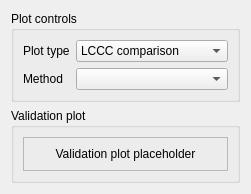
             <widget class="QWidget" name="tabFrameworkValidationPlot">
              <attribute name="title">
               <string>Validation plot</string>
              </attribute>
              <layout class="QVBoxLayout" name="verticalLayout_frameworkValidationPlotTab">
               <item>
                <widget class="QGroupBox" name="groupFrameworkValidationPlotControls">
                 <property name="title">
                  <string>Plot controls</string>
                 </property>
                 <layout class="QGridLayout" name="gridLayout_frameworkValidationPlotControls">
                  <item row="0" column="0">
                   <widget class="QLabel" name="lblFrameworkValidationPlotType">
                    <property name="text">
                     <string>Plot type</string>
                    </property>
                   </widget>
                  </item>
                  <item row="0" column="1">
                   <widget class="QComboBox" name="cmbFrameworkValidationPlotType">
                    <item>
                     <property name="text">
                      <string>LCCC comparison</string>
                     </property>
                    </item>
                    <item>
                     <property name="text">
                      <string>RMSE comparison</string>
                     </property>
                    </item>
                    <item>
                     <property name="text">
                      <string>Observed vs Predicted</string>
                     </property>
                    </item>
                   </widget>
                  </item>
                  <item row="1" column="0">
                   <widget class="QLabel" name="lblFrameworkValidationMethod">
                    <property name="text">
                     <string>Method</string>
                    </property>
                   </widget>
                  </item>
                  <item row="1" column="1">
                   <widget class="QComboBox" name="cmbFrameworkValidationMethod"/>
                  </item>
                 </layout>
                </widget>
               </item>
               <item>
                <widget class="QGroupBox" name="groupFrameworkValidationPlot">
                 <property name="title">
                  <string>Validation plot</string>
                 </property>
                 <layout class="QVBoxLayout" name="verticalLayout_frameworkValidationPlot">
                  <item>
                   <widget class="QFrame" name="frameFrameworkValidationPlot">
                    <property name="frameShape">
                     <enum>QFrame::StyledPanel</enum>
                    </property>
                    <property name="frameShadow">
                     <enum>QFrame::Raised</enum>
                    </property>
                    <layout class="QVBoxLayout" name="verticalLayout_frameFrameworkValidationPlot">
                     <item>
                      <widget class="QLabel" name="lblFrameworkValidationPlotPlaceholder">
                       <property name="text">
                        <string>Validation plot placeholder</string>
                       </property>
                       <property name="alignment">
                        <set>Qt::AlignCenter</set>
                       </property>
                       <property name="wordWrap">
                        <bool>true</bool>
                       </property>
                      </widget>
                     </item>
                    </layout>
                   </widget>
                  </item>
                 </layout>
                </widget>
               </item>
              </layout>
             </widget>
